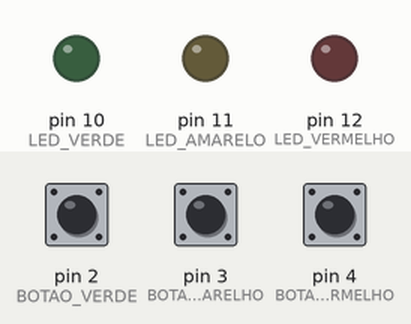
Recording of a sketch running on a simulated Arduino Uno, built with avr-gcc and run on an emulated ATmega328P. On the bench: output pins drawn as LEDs (lit = HIGH). The inputs (shaded band) are chosen by the test bench; at power-on: pin 2 (BOTAO_VERDE) LOW, pin 3 (BOTAO_AMARELHO) LOW, pin 4 (BOTAO_VERMELHO) LOW.

Above: at 1.2 s.
1.3 s: pin 2 (BOTAO_VERDE) pulled HIGH for 0.15 s
At 1.37 s:
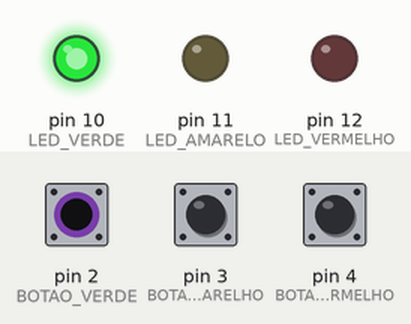
2.9 s: pin 3 (BOTAO_AMARELHO) pulled HIGH for 0.15 s
At 2.97 s:
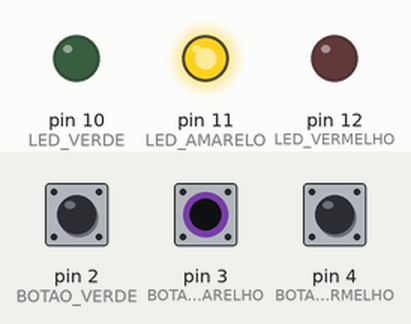
4.5 s: pin 4 (BOTAO_VERMELHO) pulled HIGH for 0.15 s
At 4.57 s:
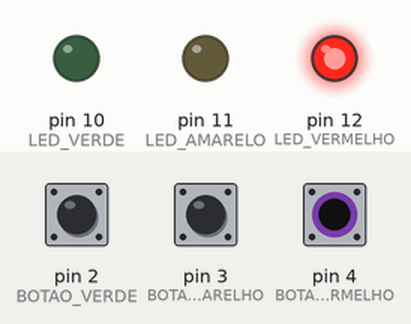
6.1 s: pin 4 (BOTAO_VERMELHO) pulled HIGH for 3.2 s
At 10.3 s:
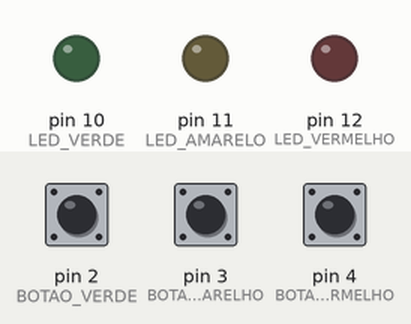
10.8 s: pin 2 (BOTAO_VERDE) pulled HIGH for 3.2 s
At 11.4 s:
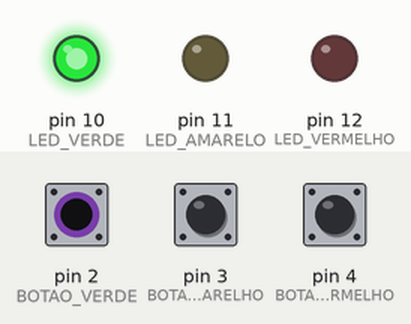
15.5 s: pin 2 (BOTAO_VERDE) driven HIGH and pin 3 (BOTAO_AMARELHO) driven HIGH
At 16.2 s:
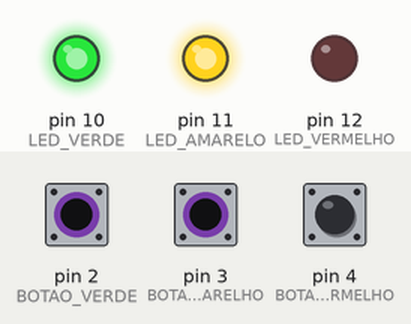
Timing chart, 0 to 18.0 s (numbered marks = the images above; inputs shaded):
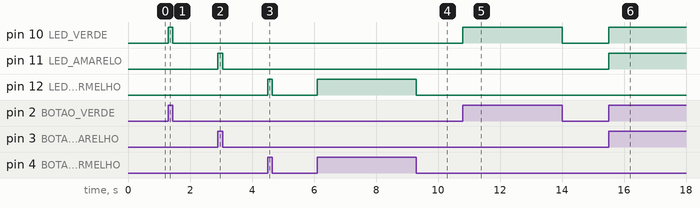

The sketch:

utilizando_3_botoes_3_leds.ino
```cpp
/*
  Acende 3 leds com 3 botoes
  by: JBarbosa
*/

int LED_VERDE    = 10;
int LED_AMARELO  = 11;
int LED_VERMELHO = 12;

int BOTAO_VERDE    = 2;
int BOTAO_AMARELHO = 3;
int BOTAO_VERMELHO = 4;

void setup() {
  pinMode(LED_VERDE, OUTPUT);
  pinMode(LED_AMARELO, OUTPUT);
  pinMode(LED_VERMELHO, OUTPUT);

  pinMode(BOTAO_VERDE, INPUT);
  pinMode(BOTAO_AMARELHO, INPUT);
  pinMode(BOTAO_VERMELHO, INPUT);
}

void loop() {
   check_state(LED_VERDE   , BOTAO_VERDE);
   check_state(LED_AMARELO , BOTAO_AMARELHO);
   check_state(LED_VERMELHO, BOTAO_VERMELHO);
}

void check_state(int led, int botao) {
  int is_pressed = digitalRead(botao);
  if (is_pressed) {
    digitalWrite(led, HIGH);
  } else {
    digitalWrite(led, LOW);
  }
}
```

Measured:
- after the input at 1.3 s, pin 10 (LED_VERDE): LOW → HIGH at once, → LOW 0.15 s later
- after the input at 2.9 s, pin 11 (LED_AMARELO): LOW → HIGH at once, → LOW 0.15 s later
- after the input at 4.5 s, pin 12 (LED_VERMELHO): LOW → HIGH at once, → LOW 0.15 s later
- after the input at 6.1 s, pin 12 (LED_VERMELHO): LOW → HIGH at once, → LOW 3.2 s later
- after the input at 10.8 s, pin 10 (LED_VERDE): LOW → HIGH at once, → LOW 3.2 s later
- after the input at 15.5 s, pin 10 (LED_VERDE), pin 11 (LED_AMARELO): LOW → HIGH at once
